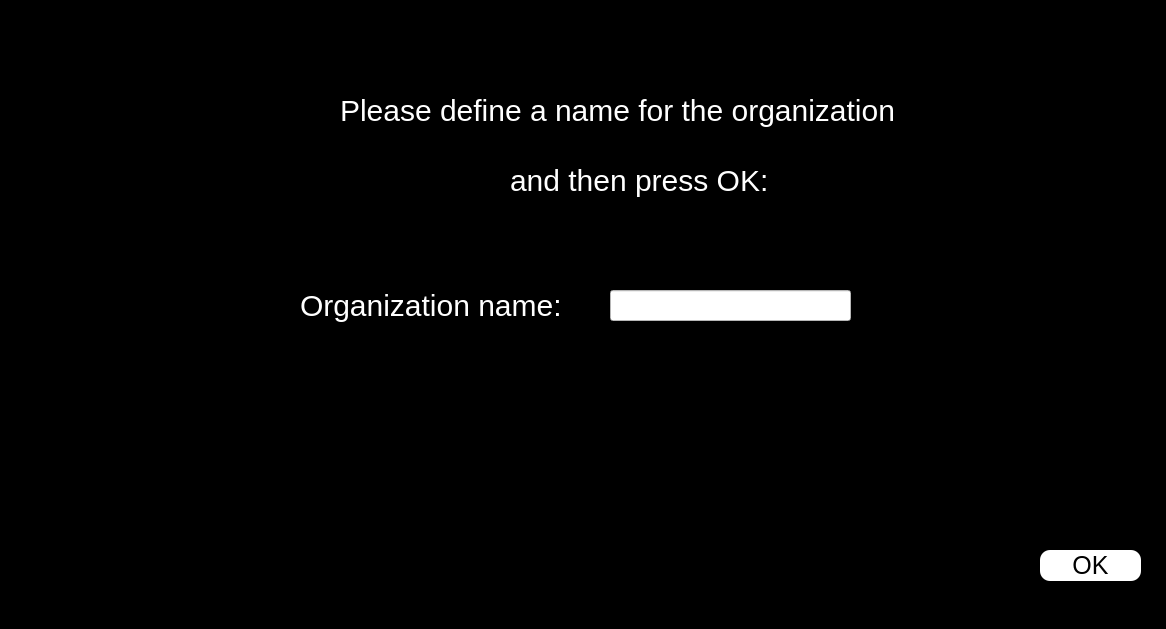
<?xml version="1.0" encoding="UTF-8"?>
<ui version="4.0">
 <class>making_organization</class>
 <widget class="QWidget" name="making_organization">
  <property name="geometry">
   <rect>
    <x>0</x>
    <y>0</y>
    <width>1166</width>
    <height>629</height>
   </rect>
  </property>
  <property name="windowTitle">
   <string>Form</string>
  </property>
  <property name="styleSheet">
   <string notr="true">#making_organization
{
background-color:black;
}</string>
  </property>
  <widget class="QLabel" name="label_">
   <property name="geometry">
    <rect>
     <x>340</x>
     <y>90</y>
     <width>561</width>
     <height>41</height>
    </rect>
   </property>
   <property name="styleSheet">
    <string notr="true">#label_
{
color:white;
font-size:30px;
}</string>
   </property>
   <property name="text">
    <string>Please define a name for the organization</string>
   </property>
  </widget>
  <widget class="QLabel" name="label_2">
   <property name="geometry">
    <rect>
     <x>510</x>
     <y>160</y>
     <width>271</width>
     <height>41</height>
    </rect>
   </property>
   <property name="styleSheet">
    <string notr="true">#label_2
{
color:white;
font-size:30px;
}</string>
   </property>
   <property name="text">
    <string>and then press OK:</string>
   </property>
  </widget>
  <widget class="QPushButton" name="pbn_making">
   <property name="geometry">
    <rect>
     <x>1040</x>
     <y>550</y>
     <width>101</width>
     <height>31</height>
    </rect>
   </property>
   <property name="styleSheet">
    <string notr="true">#pbn_making:hover
{
background-color:white;
order:1px solidgreen; 
}
#pbn_making
{
background-color:white;
border-radius:10px;
font-size:25px;
}</string>
   </property>
   <property name="text">
    <string>OK</string>
   </property>
  </widget>
  <widget class="QLabel" name="label_organName">
   <property name="geometry">
    <rect>
     <x>300</x>
     <y>280</y>
     <width>271</width>
     <height>51</height>
    </rect>
   </property>
   <property name="styleSheet">
    <string notr="true">#label_organName
{
color:white;
font-size:30px;
}</string>
   </property>
   <property name="text">
    <string>Organization name:</string>
   </property>
  </widget>
  <widget class="QLineEdit" name="led_making">
   <property name="geometry">
    <rect>
     <x>610</x>
     <y>290</y>
     <width>241</width>
     <height>31</height>
    </rect>
   </property>
   <property name="styleSheet">
    <string notr="true">#led_making
{
background-color:white;
}</string>
   </property>
  </widget>
 </widget>
 <resources/>
 <connections/>
</ui>
